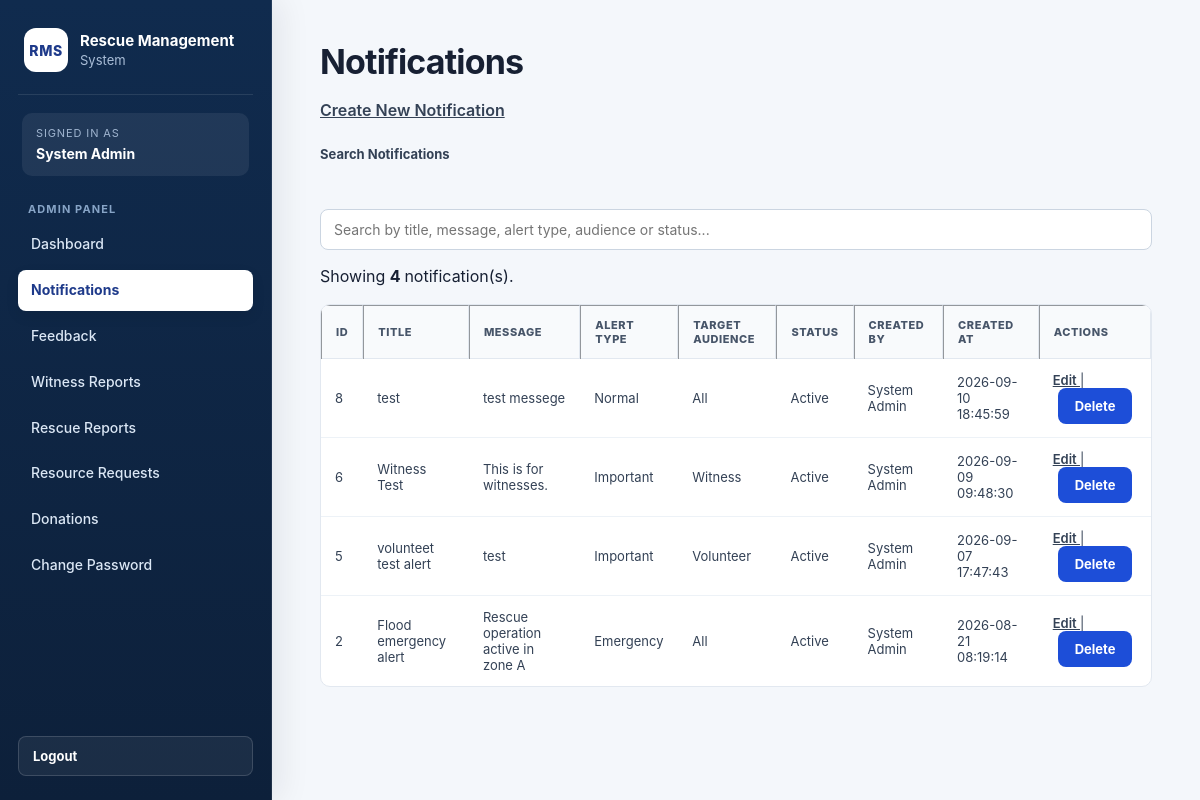
Screenshot of /index.php?page=notifications (signed in) with the database file from the repository.
### tables this page shows
CREATE TABLE `notifications` (
  `id` int(11) NOT NULL,
  `created_by` int(11) NOT NULL,
  `title` varchar(150) NOT NULL,
  `message` text NOT NULL,
  `alert_type` enum('normal','important','emergency') NOT NULL DEFAULT 'normal',
  `target_audience` enum('all','volunteer','witness','help_seeker') NOT NULL DEFAULT 'all',
  `status` enum('active','inactive') NOT NULL DEFAULT 'active',
  `created_at` timestamp NOT NULL DEFAULT current_timestamp(),
  `updated_at` timestamp NOT NULL DEFAULT current_timestamp() ON UPDATE current_timestamp()
);

CREATE TABLE `users` (
  `id` int(11) NOT NULL,
  `name` varchar(100) NOT NULL,
  `username` varchar(50) NOT NULL,
  `email` varchar(150) NOT NULL,
  `phone` varchar(20) DEFAULT NULL,
  `password` varchar(255) NOT NULL,
  `role` enum('admin','volunteer','witness','help_seeker') NOT NULL,
  `created_at` timestamp NOT NULL DEFAULT current_timestamp(),
  `updated_at` timestamp NOT NULL DEFAULT current_timestamp() ON UPDATE current_timestamp()
);

### models/NotificationModel.php (called while the page is built, shortened)
<?php
function getAllNotifications($conn)
{
    $sql = "SELECT
                notifications.*,
                users.name AS admin_name
            FROM notifications
            INNER JOIN users
                ON notifications.created_by = users.id
            ORDER BY notifications.id DESC";
    $result = mysqli_query($conn, $sql);
    $notifications = [];
    while ($row = mysqli_fetch_assoc($result)) {
        $notifications[] = $row;
    }
    return $notifications;
}

### views/admin/notifications/index.php (the view, shortened to what this page needs)
<?php
require_once "views/partials/header.php";
require_once "views/partials/sidebar.php";
?>
<div class="content">
    <h1>Notifications</h1>
    <p>
        <a href="index.php?page=notification-create">
            Create New Notification
        </a>
    </p>
    <div class="notification-search">
        <label for="notificationSearch">
            <strong>Search Notifications</strong>
        </label>
        <br><br>
        <input
            type="search"
            id="notificationSearch"
            placeholder="Search by title, message, alert type, audience or status..."
            autocomplete="off"
        >
        <p id="notificationSearchMessage">
            Showing
            <strong id="notificationCount">
                <?php echo count($notifications); ?>
            </strong>
            notification(s).
        </p>
    </div>
    <table
        border="1"
        cellpadding="10"
    >
        <thead>
            <tr>
                <th>ID</th>
                <th>Title</th>
                <th>Message</th>
                <th>Alert Type</th>
                <th>Target Audience</th>
                <th>Status</th>
                <th>Created By</th>
                <th>Created At</th>
                <th>Actions</th>
            </tr>
        </thead>
        <tbody id="notificationTableBody">
            <?php if (empty($notifications)): ?>
                <tr>
                    <td colspan="9">
                        No notifications found.
                    </td>
                </tr>
            <?php else: ?>
                <?php foreach ($notifications as $notification): ?>
                    <tr>
                        <td>
                            <?php
                            echo (int)$notification['id'];
                            ?>
                        </td>
                        <td>
                            <?php
                            echo htmlspecialchars(
                                $notification['title']
                            );
                            ?>
                        </td>
                        <td>
                            <?php
                            echo htmlspecialchars(
                                $notification['message']
                            );
                            ?>
                        </td>
                        <td>
                            <?php
                            echo htmlspecialchars(
                                ucfirst(
                                    $notification['alert_type']
                                )
                            );
                            ?>
                        </td>
                        <td>
                            <?php
                            echo htmlspecialchars(
                                ucwords(
                                    str_replace(
                                        '_',
                                        ' ',
                                        $notification[
                                            'target_audience'
                                        ] ?? 'all'
                                    )
                                )
                            );
                            ?>
                        </td>
                        <td>
                            <?php
                            echo htmlspecialchars(
                                ucfirst(
                                    $notification['status']
                                )
                            );
                            ?>
                        </td>
                        <td>
                            <?php
                            echo htmlspecialchars(
                                $notification['admin_name']
                            );
                            ?>
                        </td>
                        <td>
                            <?php
                            echo htmlspecialchars(
                                $notification['created_at']
                            );
                            ?>
                        </td>
<td>
    <a
        href="index.php?page=notification-edit&id=<?php
            echo (int)$notification['id'];
        ?>"
    >
        Edit
    </a>
    |
    <form
        method="POST"
        action="index.php?page=notification-delete"
        style="display: inline;"
        onsubmit="return confirm(
            'Are you sure you want to delete this notification?'
        );"
    >
        <button type="submit">
            Delete
        </button>
    </form>
</td>
                    </tr>
                <?php endforeach; ?>
            <?php endif; ?>
        </tbody>
    </table>
</div>
<?php
require_once "views/partials/footer.php";
?>

### rows the page displays
notifications: id "8", title "test", message "test messege", alert_type "Normal", target_audience "All", status "Active", created_by.name "System Admin", created_at "2026-09-10 18:45:59"
notifications: id "6", title "Witness Test", message "This is for witnesses.", alert_type "Important", target_audience "Witness", status "Active", created_by.name "System Admin", created_at "2026-09-09 09:48:30"
notifications: id "5", title "volunteet test alert", message "test", alert_type "Important", target_audience "Volunteer", status "Active", created_by.name "System Admin", created_at "2026-09-07 17:47:43"
notifications: id "2", title "Flood emergency alert", message "Rescue operation active in zone A", alert_type "Emergency", target_audience "All", status "Active", created_by.name "System Admin", created_at "2026-08-21 08:19:14"

### other values shown
$userName "System Admin"
count($notifications) "4"
